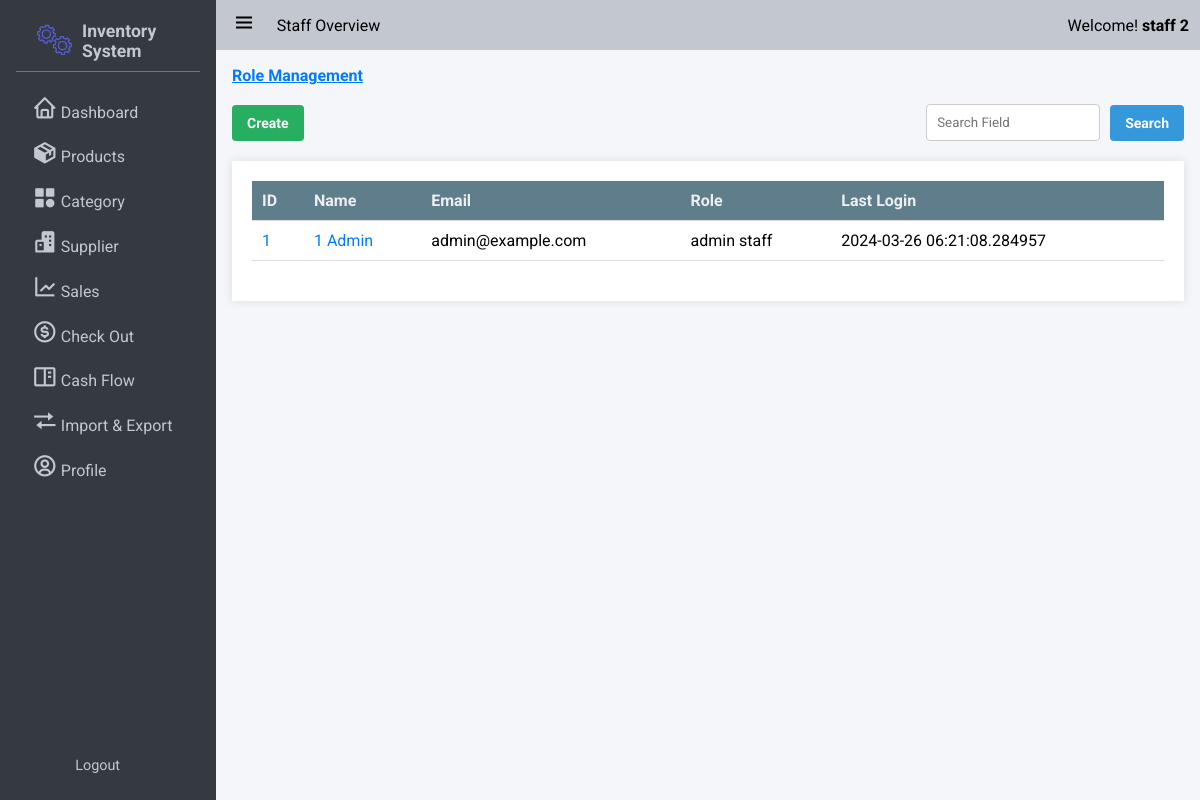
Before: /staff/ (signed in) with the older database file.
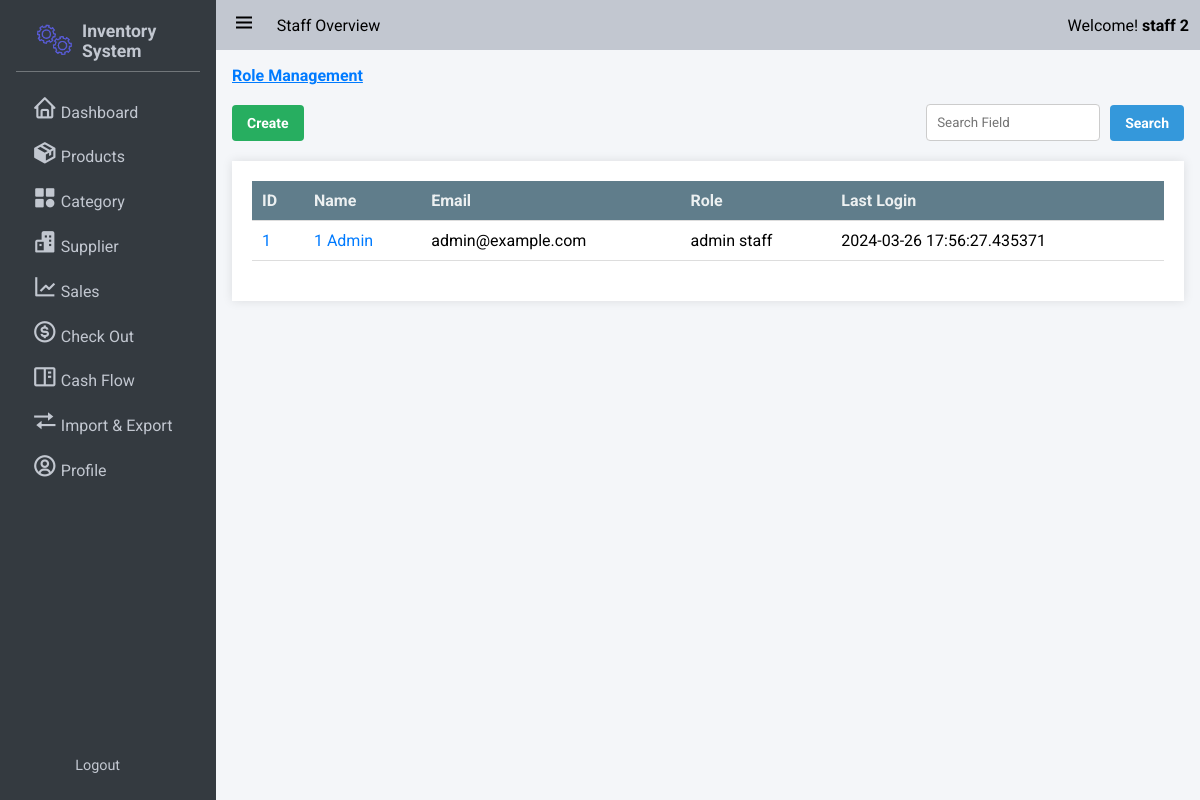
After: the same page with the newer database file.
### app/models/user.py (models this page shows, shortened)
class User(UserMixin,db.Model):
    __tablename__ = 'users'
    id = db.Column(db.Integer, primary_key=True)
    StaffID = db.Column(db.String,unique = True)
    First_Name = db.Column(db.String(100, collation='NOCASE'), nullable=False, server_default='')
    Last_Name = db.Column(db.String(100, collation='NOCASE'), nullable=False, server_default='')
    Email = db.Column(db.String(50), unique=True, nullable=False)
    Password = db.Column(db.String(80), nullable=False)
    pins = db.Column(db.Integer)
    roles = db.relationship('Role', secondary='user_roles')
    active = db.Column('is_active', db.Boolean(), nullable=False, server_default='1')
    Email_Confirmed_At = db.Column(db.DateTime())
    Last_Login = db.Column(db.DateTime())

### app/user/routes.py (the view)
@bp.route('/')
@login_required
@admin_permission.require(http_exception=401)
def index():
    page = request.args.get('page', 1, type=int)
    search_query = request.args.get('q', '')
    form = EditStaffForm()
    if search_query:
        staffs = User.query.filter(db.or_(User.First_Name.ilike(f'%{search_query}%'),User.Last_Name.ilike(f'%{search_query}'))).paginate(page, per_page=10)
    else:
        staffs = User.query.paginate(page = page, per_page=10)
    return render_template('admin/staff_management.html', staffs=staffs,form =form)

### app/user/routes.py
class EditStaffForm(FlaskForm):
    id = StringField("Staff ID", validators=[InputRequired()])
    first_name = StringField('First Name', validators=[InputRequired(), Length(max=100)])
    last_name = StringField('Last Name', validators=[InputRequired(), Length(max=100)])
    email = StringField('Email', validators=[InputRequired(), Email(), Length(max=50)])
    pins = IntegerField('Security Pin', validators=[InputRequired(),NumberRange(min=6)])

### app/auth.py (called while the page is built)
@login_manager.user_loader
def load_user(user_id):
    return User.query.get(int(user_id))

### app/templates/admin/staff_management.html (shortened to what this page needs)
{% extends 'base.html' %}
{% block nav_title %} Staff Overview {% endblock %}
{% block css_style %}
    <link rel="stylesheet" href="{{url_for('static',filename='css/flex.css')}}">
    <link rel="stylesheet" href="{{url_for('static',filename='css/grid.css')}}">
    <link rel="stylesheet" href="{{url_for('static',filename='css/table.css')}}">
    <link rel="stylesheet" href="{{url_for('static',filename='css/form.css')}}">
    <link rel="stylesheet" href="{{url_for('static',filename='css/modal.css')}}">
{% endblock %}
{% block content %}
<a href="{{url_for('main.role_management')}}"><b style="text-decoration: underline;">Role Management</b></a><br><br>
<div class="flex flex-between-center">
    <a href="{{url_for('user.create_staff')}}" class="button success">Create</a>
    <form action="{{url_for('user.search_staff')}}" method="get" class="flex flex-start-center">
        <input type="text" name="search" style="display: inline-block; margin: 0 10px 0 0;" placeholder="Search Field" required>
        <button type="submit" class="button primary">Search</button>
    </form>
</div>
<div class="table-container maxheight-800 scrollable">
    <table >
        <thead>
            <tr>
                <th>ID</th>
                <th>Name</th>
                <th>Email</th>
                <th>Role</th>
                <th>Last Login</th>
            </tr>
        </thead>
        <tbody>
            {% for staff in staffs if not staff == current_user %}
            <tr>
                <td>
                    <span><a href="{{url_for('user.get_staff',id = staff.id)}}">{{ staff.id}}</a></span>
                </td>
                <td>
                    <span><a href="{{url_for('user.get_staff',id = staff.id)}}">{{ staff.First_Name + ' ' + staff.Last_Name}}</a></span>
                </td>
                <td>
                    <span>{{ staff.Email}}</span>
                </td>
                <td>
                    {% for role in staff.roles %}
                    {{role.name}}
                    {% endfor %}
                </td>
                <td>
                    {{ staff.Last_Login}}
                </td>
            </tr>
            {% endfor %}
        </tbody>
    </table>
</div>
{% endblock %}

Changed rows visible on the page:
changed User "1 Admin": Last_Login "2024-03-26 06:21:08.284957" → "2024-03-26 17:56:27.435371"
